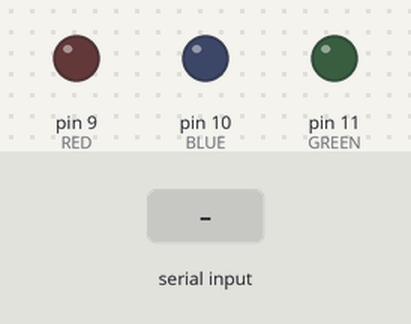
The sketch below on a simulated Arduino Uno, built with avr-gcc and run on an emulated ATmega328P. Parts: output pins drawn as LEDs (lit = HIGH). Dashed ring = blinking. The inputs (shaded band) are chosen by the test bench. What the sketch prints to the serial monitor is not drawn.

Above: at 1.2 s.
1.3 s: "90,45\n" received over Serial
At 1.7 s:
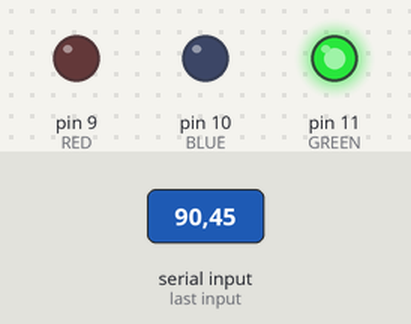
4.3 s: "1\n" received over Serial
At 5.3 s:
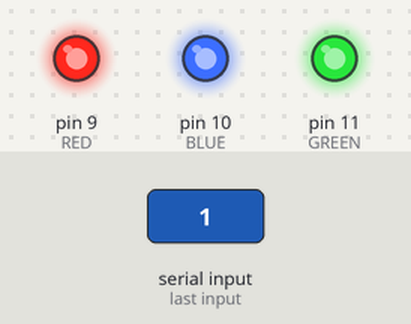
5.8 s: "30,150\n" received over Serial
At 6.18 s:
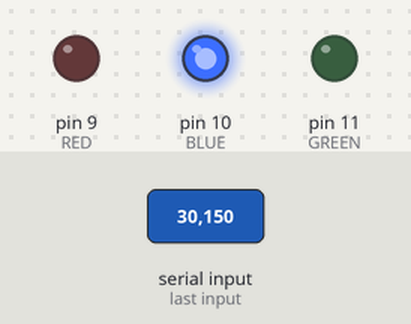
8.8 s: "5\n" received over Serial
At 9.67 s:
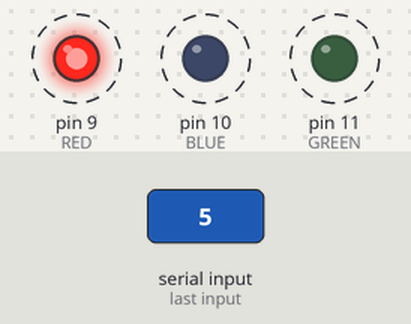
11.8 s: "0\n" received over Serial
At 12.2 s:
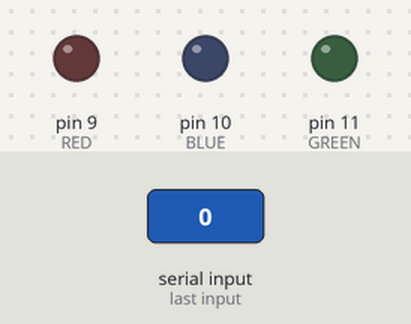
Timing chart, 0 to 14.3 s (numbered marks = the images above; inputs shaded):
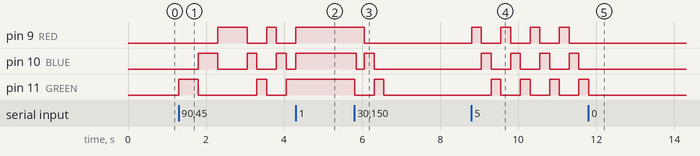

The sketch:

lightcycle_rv2.ino
```cpp
const long BAUD = 9600;

const int RED = 9;
const int BLUE = 10;
const int GREEN = 11;

// modes:
// - 0: all off
// - 1: all on

// - 2: red only
// - 3: blue only
// - 4: green only

// - 5: fast cycle
// - 6: medium cycle
// - 7: slow cycle

// - 8: fast inverse cycle
// - 9: medium inverse cycle
// - 10: slow inverse cycle

// - 11: fast flash
// - 12: medium flash
// - 13: slow flash
int mode = 0;

void setup() {
  // put your setup code here, to run once:
  Serial.begin(BAUD);
  pinMode(RED, OUTPUT);
  pinMode(BLUE, OUTPUT);
  pinMode(GREEN, OUTPUT);
}

void loop() {
  // put your main code here, to run repeatedly:

  if (Serial.available()) { // very based code
    int read = char(Serial.read()) - '0';
    if (read > -1) {
      mode = read;
      digitalWrite(RED, LOW);
      digitalWrite(BLUE, LOW);
      digitalWrite(GREEN, LOW);
    }
  }

  Serial.write(mode);

  switch (mode) {
    case 0:
      mode0();
      break;
    case 1:
      mode1();
      break;

    case 2:
      mode2();
      break;
    case 3:
      mode3();
      break;
    case 4:
      mode4();
      break;

    case 5:
      modes567(250);
      break;
    case 6:
      modes567(500);
      break;
    case 7:
      modes567(750);
      break;

    case 8:
      modes8910(250);
      break;
    case 9:
      modes8910(500);
      break;
    case 10:
      modes8910(750);
      break;

    case 11:
      modes111213(150);
      break;
    case 12:
      modes111213(300);
      break;
    case 13:
      modes111213(600);
      break;
  }

}


void mode0() { // all off
  digitalWrite(RED, LOW);
  digitalWrite(BLUE, LOW);
  digitalWrite(GREEN, LOW);
}

void mode1() { // all on
  digitalWrite(RED, HIGH);
  digitalWrite(BLUE, HIGH);
  digitalWrite(GREEN, HIGH);
}

void mode2() { // red only
  digitalWrite(RED, HIGH);
  digitalWrite(BLUE, LOW);
  digitalWrite(GREEN, LOW);
}

void mode3() { // blue only
  digitalWrite(RED, LOW);
  digitalWrite(BLUE, HIGH);
  digitalWrite(GREEN, LOW);
}

void mode4() { // green only
  digitalWrite(RED, LOW);
  digitalWrite(BLUE, LOW);
  digitalWrite(GREEN, HIGH);
}

void modes567(int loop_delay) { // cycle
  digitalWrite(GREEN, LOW);
  digitalWrite(RED, HIGH);
  delay(loop_delay);
  digitalWrite(RED, LOW);
  digitalWrite(BLUE, HIGH);
  delay(loop_delay);
  digitalWrite(BLUE, LOW);
  digitalWrite(GREEN, HIGH);
  delay(loop_delay);
}

void modes8910(int loop_delay) { // inverse cycle
  digitalWrite(RED, LOW);
  digitalWrite(GREEN, HIGH);
  delay(loop_delay);
  digitalWrite(GREEN, LOW);
  digitalWrite(BLUE, HIGH);
  delay(loop_delay);
  digitalWrite(BLUE, LOW);
  digitalWrite(RED, HIGH);
  delay(loop_delay);
}

void modes111213(int loop_delay) { // flash
  digitalWrite(RED, HIGH);
  digitalWrite(BLUE, HIGH);
  digitalWrite(GREEN, HIGH);
  delay(loop_delay);
  digitalWrite(RED, LOW);
  digitalWrite(BLUE, LOW);
  digitalWrite(GREEN, LOW);
  delay(loop_delay);
}
```

Measured:
- after the input at 1.3 s, pin 9 (RED): LOW → HIGH after 1.0 s, → LOW 0.75 s later, → HIGH 0.50 s later, → LOW 0.25 s later; pin 10 (BLUE): goes HIGH 0.50 s, LOW 0.75 s, HIGH 0.25 s, LOW 0.50 s, HIGH 0.25 s, then LOW, starting after 0.50 s; pin 11 (GREEN): goes HIGH 0.50 s, LOW 1.5 s, HIGH 0.25 s, LOW 0.50 s, then HIGH, starting at once
- after the input at 4.3 s, pin 9 (RED): goes on until 4.3 s, then stays HIGH; pin 11 (GREEN): stops changing and stays HIGH
- after the input at 5.8 s, pin 9 (RED): HIGH → LOW after 0.26 s; pin 10 (BLUE): HIGH → LOW after 0.05 s, → HIGH 0.21 s later, → LOW 0.25 s later; pin 11 (GREEN): HIGH → LOW at once, → HIGH 0.50 s later, → LOW 0.25 s later
- after the input at 8.8 s, pin 9 (RED): alternates HIGH for 0.25 s and LOW for 0.50 s, starting at once; pin 10 (BLUE): alternates HIGH for 0.25 s and LOW for 0.50 s, starting after 0.25 s; pin 11 (GREEN): alternates HIGH for 0.25 s and LOW for 0.50 s, starting after 0.50 s
- after the input at 11.8 s, pin 9 (RED), pin 10 (BLUE): stops changing and stays LOW; pin 11 (GREEN): goes on until 11.8 s, then stays LOW
